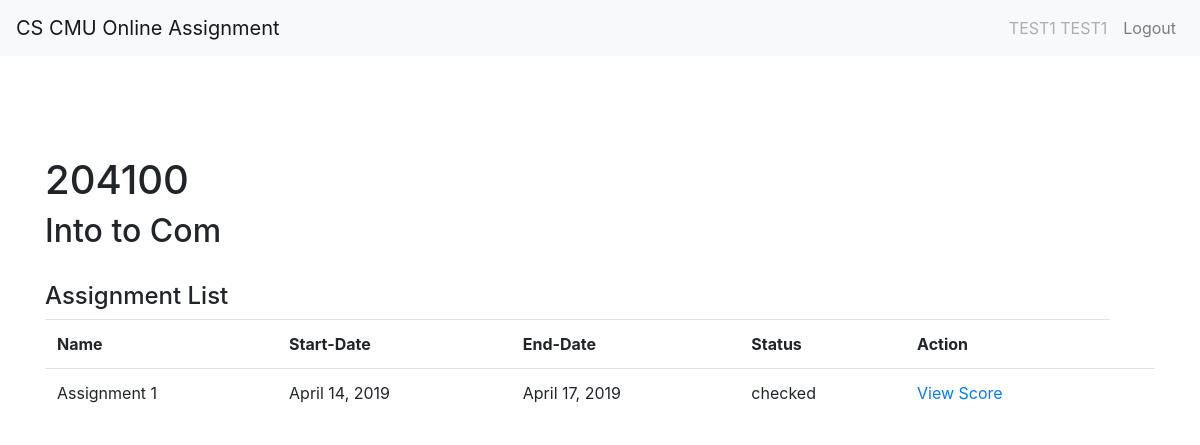
The page /assignment/subject/204100/ (signed in) on the database as committed earlier.
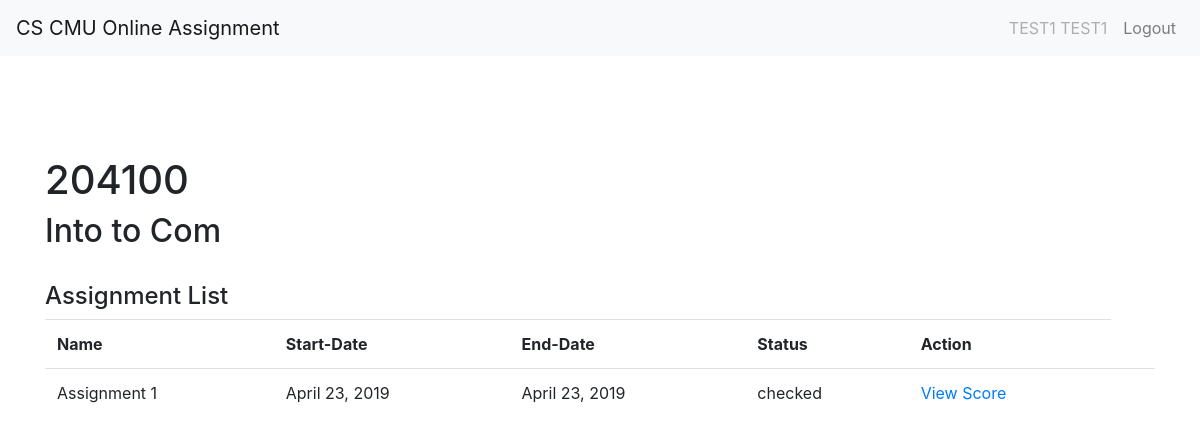
The same page on the database as committed later.
### assignment/models.py (models this page shows, shortened)
class Assignment(models.Model):
    subject = models.ForeignKey(Subject, on_delete=models.CASCADE)
    start_date = models.DateField()
    end_date = models.DateField()
    name = models.CharField(max_length=50)
    publish = models.BooleanField(default=False)
    score = models.FloatField()

### assignment/views/do_assignment.py (the view)
# urls.py: path('subject/<int:subject>/',views.StudentSubject.as_view(), name='student_subject'),
class StudentSubject(generic.TemplateView):
    template_name = 'student/student-subject.html'
    def get_context_data(self, **kwargs):
        context = super( StudentSubject, self).get_context_data(**kwargs)
        result = list()
        code = self.kwargs['subject']
        context['sub'] = Subject.objects.get(subject_code = code )
        context['subject'] = Assignment.objects.filter(subject__subject_code = code)
        m = MemberSection.objects.get(student__user=self.request.user,subject__subject_code=self.kwargs['subject'])
        context['c'] = StudentDoAssignment.objects.filter(student__user=self.request.user)
        print(self.request.user)
        for i in context['subject']:
            if i.subject.subject_code == m.subject.subject_code:
                if context['c'] :
                    checked = StudentDoAssignment.objects.get(student__user=self.request.user,assignment__name = i.name)
                    print(checked)
                    result.append([i,checked])
                else:
                    checked = 0
                    result.append([i,checked])
        context['result'] = result
        return context

### assignment/models.py (called while the page is built)
    def __str__(self):
        return self.student.code + "-" + self.assignment.name

### assignment/templates/student/student-subject.html
{% extends "base.html" %}
{% load staticfiles %}
{% block body %}
    <div class="container con-dashboard">
        <h1>{{ sub.subject_code }}</h1>
        <h2>{{ sub.name }} </h2>
        <br>
        <h4>Assignment List</h4>
        <table class="table">
            <tr>
                <th>Name</th>
                <th>Start-Date</th>
                <th>End-Date</th>
                <th>Status</th>
                <th>Action</th>
            </tr>
                {% for a in result %}
                    {% if a.0.publish %}
                    <tr>
                        <td>{{a.0.name }}</td>
                        <td>{{a.0.start_date}}</td>
                        <td>{{a.0.end_date}}</td>
                        {% if a.1.finish %}
                            {% if a.1.check %}
                                <td>checked</td>
                                <td><a href="{% url 'assignment:do_assignment' sub.subject_code a.0.pk %}">View Score</a><td></td>
                            {% else %}
                                <td>available</td>
                                <td><a href="{% url 'assignment:do_assignment' sub.subject_code a.0.pk %}">Edit</a><td>
                            {% endif %}
                        {% else %}
                            <td>available</td>
                            <td><a href="{% url 'assignment:do_assignment' sub.subject_code a.0.pk %}">Do</a><td>
                        {% endif %}
                    </tr>
                    {% endif %}
                {% endfor %}
        </table>
    </div>
    {% endblock %}

Rows that differ between the two databases and show on the page:
changed Assignment "Assignment 1": start_date "April 14, 2019" → "April 23, 2019"; end_date "April 17, 2019" → "April 23, 2019"
